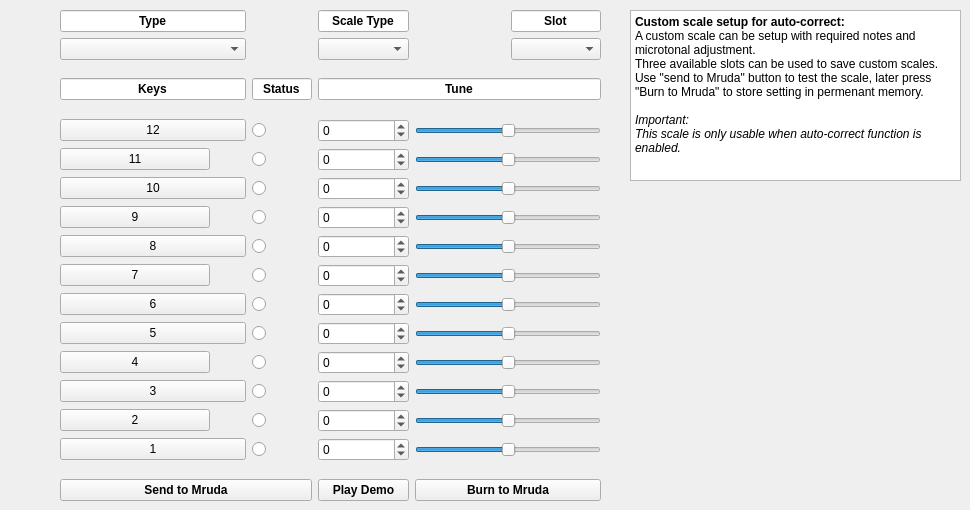
      <widget class="QWidget" name="scale">
       <attribute name="title">
        <string>Scale Set.</string>
       </attribute>
       <widget class="QWidget" name="gridLayoutWidget_4">
        <property name="geometry">
         <rect>
          <x>60</x>
          <y>10</y>
          <width>541</width>
          <height>491</height>
         </rect>
        </property>
        <layout class="QGridLayout" name="gridLayout_4" columnstretch="5,1,2,3,3,3">
         <item row="9" column="3">
          <widget class="QSpinBox" name="scale_sb8">
           <property name="minimum">
            <number>-50</number>
           </property>
           <property name="maximum">
            <number>50</number>
           </property>
          </widget>
         </item>
         <item row="16" column="3">
          <widget class="QSpinBox" name="scale_sb1">
           <property name="minimum">
            <number>-50</number>
           </property>
           <property name="maximum">
            <number>50</number>
           </property>
          </widget>
         </item>
         <item row="10" column="2">
          <widget class="QRadioButton" name="scale_r7">
           <property name="text">
            <string/>
           </property>
          </widget>
         </item>
         <item row="12" column="2">
          <widget class="QRadioButton" name="scale_r5">
           <property name="text">
            <string/>
           </property>
          </widget>
         </item>
         <item row="11" column="3">
          <widget class="QSpinBox" name="scale_sb6">
           <property name="minimum">
            <number>-50</number>
           </property>
           <property name="maximum">
            <number>50</number>
           </property>
          </widget>
         </item>
         <item row="14" column="2">
          <widget class="QRadioButton" name="scale_r3">
           <property name="text">
            <string/>
           </property>
          </widget>
         </item>
         <item row="16" column="4" colspan="2">
          <widget class="QSlider" name="scale_s1">
           <property name="minimum">
            <number>-50</number>
           </property>
           <property name="maximum">
            <number>50</number>
           </property>
           <property name="orientation">
            <enum>Qt::Horizontal</enum>
           </property>
          </widget>
         </item>
         <item row="6" column="2">
          <widget class="QRadioButton" name="scale_r11">
           <property name="text">
            <string/>
           </property>
          </widget>
         </item>
         <item row="10" column="3">
          <widget class="QSpinBox" name="scale_sb7">
           <property name="minimum">
            <number>-50</number>
           </property>
           <property name="maximum">
            <number>50</number>
           </property>
          </widget>
         </item>
         <item row="6" column="3">
          <widget class="QSpinBox" name="scale_sb11">
           <property name="minimum">
            <number>-50</number>
           </property>
           <property name="maximum">
            <number>50</number>
           </property>
          </widget>
         </item>
         <item row="6" column="4" colspan="2">
          <widget class="QSlider" name="scale_s11">
           <property name="minimum">
            <number>-50</number>
           </property>
           <property name="maximum">
            <number>50</number>
           </property>
           <property name="orientation">
            <enum>Qt::Horizontal</enum>
           </property>
          </widget>
         </item>
         <item row="5" column="3">
          <widget class="QSpinBox" name="scale_sb12">
           <property name="minimum">
            <number>-50</number>
           </property>
           <property name="maximum">
            <number>50</number>
           </property>
          </widget>
         </item>
         <item row="10" column="0">
          <widget class="QPushButton" name="scale_b7">
           <property name="text">
            <string>7</string>
           </property>
          </widget>
         </item>
         <item row="17" column="0">
          <spacer name="verticalSpacer_2">
           <property name="orientation">
            <enum>Qt::Vertical</enum>
           </property>
           <property name="sizeHint" stdset="0">
            <size>
             <width>20</width>
             <height>40</height>
            </size>
           </property>
          </spacer>
         </item>
         <item row="8" column="2">
          <widget class="QRadioButton" name="scale_r9">
           <property name="text">
            <string/>
           </property>
          </widget>
         </item>
         <item row="13" column="3">
          <widget class="QSpinBox" name="scale_sb4">
           <property name="minimum">
            <number>-50</number>
           </property>
           <property name="maximum">
            <number>50</number>
           </property>
          </widget>
         </item>
         <item row="15" column="3">
          <widget class="QSpinBox" name="scale_sb2">
           <property name="minimum">
            <number>-50</number>
           </property>
           <property name="maximum">
            <number>50</number>
           </property>
          </widget>
         </item>
         <item row="13" column="2">
          <widget class="QRadioButton" name="scale_r4">
           <property name="text">
            <string/>
           </property>
          </widget>
         </item>
         <item row="9" column="4" colspan="2">
          <widget class="QSlider" name="scale_s8">
           <property name="minimum">
            <number>-50</number>
           </property>
           <property name="maximum">
            <number>50</number>
           </property>
           <property name="orientation">
            <enum>Qt::Horizontal</enum>
           </property>
          </widget>
         </item>
         <item row="11" column="2">
          <widget class="QRadioButton" name="scale_r6">
           <property name="text">
            <string/>
           </property>
          </widget>
         </item>
         <item row="15" column="2">
          <widget class="QRadioButton" name="scale_r2">
           <property name="text">
            <string/>
           </property>
          </widget>
         </item>
         <item row="12" column="3">
          <widget class="QSpinBox" name="scale_sb5">
           <property name="minimum">
            <number>-50</number>
           </property>
           <property name="maximum">
            <number>50</number>
           </property>
          </widget>
         </item>
         <item row="14" column="3">
          <widget class="QSpinBox" name="scale_sb3">
           <property name="minimum">
            <number>-50</number>
           </property>
           <property name="maximum">
            <number>50</number>
           </property>
          </widget>
         </item>
         <item row="4" column="0">
          <spacer name="verticalSpacer_5">
           <property name="orientation">
            <enum>Qt::Vertical</enum>
           </property>
           <property name="sizeHint" stdset="0">
            <size>
             <width>20</width>
             <height>40</height>
            </size>
           </property>
          </spacer>
         </item>
         <item row="14" column="4" colspan="2">
          <widget class="QSlider" name="scale_s3">
           <property name="minimum">
            <number>-50</number>
           </property>
           <property name="maximum">
            <number>50</number>
           </property>
           <property name="orientation">
            <enum>Qt::Horizontal</enum>
           </property>
          </widget>
         </item>
         <item row="7" column="4" colspan="2">
          <widget class="QSlider" name="scale_s10">
           <property name="minimum">
            <number>-50</number>
           </property>
           <property name="maximum">
            <number>50</number>
           </property>
           <property name="orientation">
            <enum>Qt::Horizontal</enum>
           </property>
          </widget>
         </item>
         <item row="1" column="5">
          <widget class="QComboBox" name="scale_slot"/>
         </item>
         <item row="11" column="4" colspan="2">
          <widget class="QSlider" name="scale_s6">
           <property name="minimum">
            <number>-50</number>
           </property>
           <property name="maximum">
            <number>50</number>
           </property>
           <property name="orientation">
            <enum>Qt::Horizontal</enum>
           </property>
          </widget>
         </item>
         <item row="8" column="4" colspan="2">
          <widget class="QSlider" name="scale_s9">
           <property name="minimum">
            <number>-50</number>
           </property>
           <property name="maximum">
            <number>50</number>
           </property>
           <property name="orientation">
            <enum>Qt::Horizontal</enum>
           </property>
          </widget>
         </item>
         <item row="7" column="3">
          <widget class="QSpinBox" name="scale_sb10">
           <property name="minimum">
            <number>-50</number>
           </property>
           <property name="maximum">
            <number>50</number>
           </property>
          </widget>
         </item>
         <item row="10" column="4" colspan="2">
          <widget class="QSlider" name="scale_s7">
           <property name="minimum">
            <number>-50</number>
           </property>
           <property name="maximum">
            <number>50</number>
           </property>
           <property name="orientation">
            <enum>Qt::Horizontal</enum>
           </property>
          </widget>
         </item>
         <item row="0" column="5">
          <widget class="QLineEdit" name="scale_title_slot">
           <property name="font">
            <font>
             <pointsize>9</pointsize>
             <bold>true</bold>
            </font>
           </property>
           <property name="text">
            <string>Slot</string>
           </property>
           <property name="alignment">
            <set>Qt::AlignCenter</set>
           </property>
           <property name="readOnly">
            <bool>true</bool>
           </property>
          </widget>
         </item>
         <item row="15" column="4" colspan="2">
          <widget class="QSlider" name="scale_s2">
           <property name="minimum">
            <number>-50</number>
           </property>
           <property name="maximum">
            <number>50</number>
           </property>
           <property name="orientation">
            <enum>Qt::Horizontal</enum>
           </property>
          </widget>
         </item>
         <item row="8" column="0">
          <widget class="QPushButton" name="scale_b9">
           <property name="text">
            <string>9</string>
           </property>
          </widget>
         </item>
         <item row="13" column="0">
          <widget class="QPushButton" name="scale_b4">
           <property name="text">
            <string>4</string>
           </property>
          </widget>
         </item>
         <item row="5" column="4" colspan="2">
          <widget class="QSlider" name="scale_s12">
           <property name="minimum">
            <number>-50</number>
           </property>
           <property name="maximum">
            <number>50</number>
           </property>
           <property name="orientation">
            <enum>Qt::Horizontal</enum>
           </property>
          </widget>
         </item>
         <item row="12" column="4" colspan="2">
          <widget class="QSlider" name="scale_s5">
           <property name="minimum">
            <number>-50</number>
           </property>
           <property name="maximum">
            <number>50</number>
           </property>
           <property name="orientation">
            <enum>Qt::Horizontal</enum>
           </property>
          </widget>
         </item>
         <item row="9" column="2">
          <widget class="QRadioButton" name="scale_r8">
           <property name="text">
            <string/>
           </property>
          </widget>
         </item>
         <item row="2" column="2">
          <spacer name="verticalSpacer">
           <property name="orientation">
            <enum>Qt::Vertical</enum>
           </property>
           <property name="sizeHint" stdset="0">
            <size>
             <width>20</width>
             <height>40</height>
            </size>
           </property>
          </spacer>
         </item>
         <item row="3" column="3" colspan="3">
          <widget class="QLineEdit" name="lineEdit_11">
           <property name="font">
            <font>
             <bold>true</bold>
            </font>
           </property>
           <property name="text">
            <string>Tune</string>
           </property>
           <property name="alignment">
            <set>Qt::AlignCenter</set>
           </property>
           <property name="readOnly">
            <bool>true</bool>
           </property>
          </widget>
         </item>
         <item row="16" column="2">
          <widget class="QRadioButton" name="scale_r1">
           <property name="text">
            <string/>
           </property>
          </widget>
         </item>
         <item row="15" column="0">
          <widget class="QPushButton" name="scale_b2">
           <property name="text">
            <string>2</string>
           </property>
          </widget>
         </item>
         <item row="6" column="0">
          <widget class="QPushButton" name="scale_b11">
           <property name="text">
            <string>11</string>
           </property>
          </widget>
         </item>
         <item row="18" column="0" colspan="3">
          <widget class="QPushButton" name="scale_to_mruda">
           <property name="font">
            <font>
             <bold>true</bold>
            </font>
           </property>
           <property name="text">
            <string>Send to Mruda</string>
           </property>
          </widget>
         </item>
         <item row="5" column="2">
          <widget class="QRadioButton" name="scale_r12">
           <property name="maximumSize">
            <size>
             <width>50</width>
             <height>16777215</height>
            </size>
           </property>
           <property name="text">
            <string/>
           </property>
          </widget>
         </item>
         <item row="1" column="3">
          <widget class="QComboBox" name="scale_nat_ch"/>
         </item>
         <item row="7" column="2">
          <widget class="QRadioButton" name="scale_r10">
           <property name="text">
            <string/>
           </property>
          </widget>
         </item>
         <item row="18" column="4" colspan="2">
          <widget class="QPushButton" name="scale_burn_mruda">
           <property name="font">
            <font>
             <bold>true</bold>
            </font>
           </property>
           <property name="text">
            <string>Burn to Mruda</string>
           </property>
          </widget>
         </item>
         <item row="0" column="3">
          <widget class="QLineEdit" name="scale_title_s_type">
           <property name="font">
            <font>
             <pointsize>9</pointsize>
             <bold>true</bold>
            </font>
           </property>
           <property name="text">
            <string>Scale Type</string>
           </property>
           <property name="alignment">
            <set>Qt::AlignCenter</set>
           </property>
           <property name="readOnly">
            <bool>true</bool>
           </property>
          </widget>
         </item>
         <item row="8" column="3">
          <widget class="QSpinBox" name="scale_sb9">
           <property name="minimum">
            <number>-50</number>
           </property>
           <property name="maximum">
            <number>50</number>
           </property>
          </widget>
         </item>
         <item row="13" column="4" colspan="2">
          <widget class="QSlider" name="scale_s4">
           <property name="minimum">
            <number>-50</number>
           </property>
           <property name="maximum">
            <number>50</number>
           </property>
           <property name="orientation">
            <enum>Qt::Horizontal</enum>
           </property>
          </widget>
         </item>
         <item row="3" column="2">
          <widget class="QLineEdit" name="lineEdit_10">
           <property name="font">
            <font>
             <bold>true</bold>
            </font>
           </property>
           <property name="text">
            <string>Status</string>
           </property>
           <property name="alignment">
            <set>Qt::AlignCenter</set>
           </property>
           <property name="readOnly">
            <bool>true</bool>
           </property>
          </widget>
         </item>
         <item row="18" column="3">
          <widget class="QPushButton" name="pushButton_4">
           <property name="font">
            <font>
             <bold>true</bold>
            </font>
           </property>
           <property name="text">
            <string>Play Demo</string>
           </property>
          </widget>
         </item>
         <item row="16" column="0" colspan="2">
          <widget class="QPushButton" name="scale_b1">
           <property name="text">
            <string>1</string>
           </property>
          </widget>
         </item>
         <item row="14" column="0" colspan="2">
          <widget class="QPushButton" name="scale_b3">
           <property name="text">
            <string>3</string>
           </property>
          </widget>
         </item>
         <item row="12" column="0" colspan="2">
          <widget class="QPushButton" name="scale_b5">
           <property name="text">
            <string>5</string>
           </property>
          </widget>
         </item>
         <item row="11" column="0" colspan="2">
          <widget class="QPushButton" name="scale_b6">
           <property name="text">
            <string>6</string>
           </property>
          </widget>
         </item>
         <item row="9" column="0" colspan="2">
          <widget class="QPushButton" name="scale_b8">
           <property name="text">
            <string>8</string>
           </property>
          </widget>
         </item>
         <item row="7" column="0" colspan="2">
          <widget class="QPushButton" name="scale_b10">
           <property name="text">
            <string>10</string>
           </property>
          </widget>
         </item>
         <item row="5" column="0" colspan="2">
          <widget class="QPushButton" name="scale_b12">
           <property name="text">
            <string>12</string>
           </property>
          </widget>
         </item>
         <item row="3" column="0" colspan="2">
          <widget class="QLineEdit" name="lineEdit_9">
           <property name="font">
            <font>
             <bold>true</bold>
            </font>
           </property>
           <property name="text">
            <string>Keys</string>
           </property>
           <property name="alignment">
            <set>Qt::AlignCenter</set>
           </property>
           <property name="readOnly">
            <bool>true</bool>
           </property>
          </widget>
         </item>
         <item row="1" column="0" colspan="2">
          <widget class="QComboBox" name="type_w_i"/>
         </item>
         <item row="0" column="0" colspan="2">
          <widget class="QLineEdit" name="scale_title_type">
           <property name="font">
            <font>
             <bold>true</bold>
            </font>
           </property>
           <property name="text">
            <string>Type</string>
           </property>
           <property name="alignment">
            <set>Qt::AlignCenter</set>
           </property>
           <property name="readOnly">
            <bool>true</bool>
           </property>
          </widget>
         </item>
        </layout>
       </widget>
       <widget class="QTextEdit" name="textEdit">
        <property name="geometry">
         <rect>
          <x>630</x>
          <y>10</y>
          <width>331</width>
          <height>171</height>
         </rect>
        </property>
        <property name="html">
         <string>&lt;!DOCTYPE HTML PUBLIC &quot;-//W3C//DTD HTML 4.0//EN&quot; &quot;http://www.w3.org/TR/REC-html40/strict.dtd&quot;&gt;
&lt;html&gt;&lt;head&gt;&lt;meta name=&quot;qrichtext&quot; content=&quot;1&quot; /&gt;&lt;meta charset=&quot;utf-8&quot; /&gt;&lt;style type=&quot;text/css&quot;&gt;
p, li { white-space: pre-wrap; }
hr { height: 1px; border-width: 0; }
li.unchecked::marker { content: &quot;\2610&quot;; }
li.checked::marker { content: &quot;\2612&quot;; }
&lt;/style&gt;&lt;/head&gt;&lt;body style=&quot; font-family:'Segoe UI'; font-size:9pt; font-weight:400; font-style:normal;&quot;&gt;
&lt;p style=&quot; margin-top:0px; margin-bottom:0px; margin-left:0px; margin-right:0px; -qt-block-indent:0; text-indent:0px;&quot;&gt;&lt;span style=&quot; font-weight:700;&quot;&gt;Custom scale setup for auto-correct:&lt;/span&gt;&lt;/p&gt;
&lt;p style=&quot; margin-top:0px; margin-bottom:0px; margin-left:0px; margin-right:0px; -qt-block-indent:0; text-indent:0px;&quot;&gt;A custom scale can be setup with required notes and microtonal adjustment. &lt;/p&gt;
&lt;p style=&quot; margin-top:0px; margin-bottom:0px; margin-left:0px; margin-right:0px; -qt-block-indent:0; text-indent:0px;&quot;&gt;Three available slots can be used to save custom scales. &lt;/p&gt;
&lt;p style=&quot; margin-top:0px; margin-bottom:0px; margin-left:0px; margin-right:0px; -qt-block-indent:0; text-indent:0px;&quot;&gt;Use &amp;quot;send to Mruda&amp;quot; button to test the scale, later press &amp;quot;Burn to Mruda&amp;quot; to store setting in permenant memory.&lt;/p&gt;
&lt;p style=&quot;-qt-paragraph-type:empty; margin-top:0px; margin-bottom:0px; margin-left:0px; margin-right:0px; -qt-block-indent:0; text-indent:0px;&quot;&gt;&lt;br /&gt;&lt;/p&gt;
&lt;p style=&quot; margin-top:0px; margin-bottom:0px; margin-left:0px; margin-right:0px; -qt-block-indent:0; text-indent:0px;&quot;&gt;&lt;span style=&quot; font-style:italic;&quot;&gt;Important:&lt;/span&gt;&lt;/p&gt;
&lt;p style=&quot; margin-top:0px; margin-bottom:0px; margin-left:0px; margin-right:0px; -qt-block-indent:0; text-indent:0px;&quot;&gt;&lt;span style=&quot; font-style:italic;&quot;&gt;This scale is only usable when auto-correct function is enabled. &lt;/span&gt;&lt;/p&gt;&lt;/body&gt;&lt;/html&gt;</string>
        </property>
       </widget>
      </widget>
